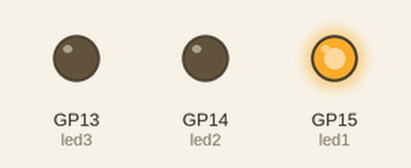
Recording of a program running on a simulated Raspberry Pi Pico running MicroPython. Parts: output pins drawn as LEDs (lit = HIGH).

Above: at 0.2 s.
At 0.7 s:
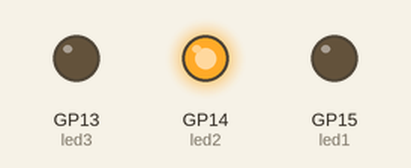
At 2.7 s:
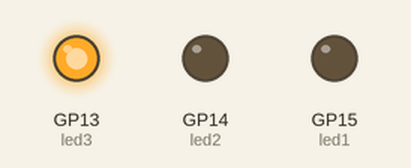
Timing chart, 0 to 3.5 s (numbered marks = the images above):
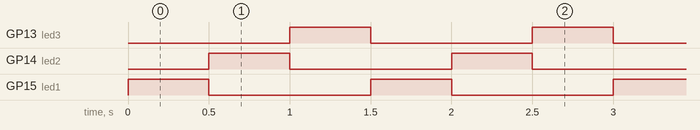

Measured:
- by itself, GP13 (led3), GP14 (led2), GP15 (led1): alternates HIGH for 0.50 s and LOW for 1.0 s
- by itself, everything shown: repeats every 1.5 s, in 3 steps

The program:

blinking_multiple_led.py
```python
from machine import Pin
import utime

led1 = Pin(15,Pin.OUT)
led2 = Pin(14,Pin.OUT)
led3 = Pin(13,Pin.OUT)


delay = 0.5
while True:
    led1.value(1)
    led2.value(0)
    led3.value(0)

    utime.sleep(delay)

    led1.value(0)
    led2.value(1)
    led3.value(0)

    utime.sleep(delay)

    led1.value(0)
    led2.value(0)
    led3.value(1)

    utime.sleep(delay)
```
